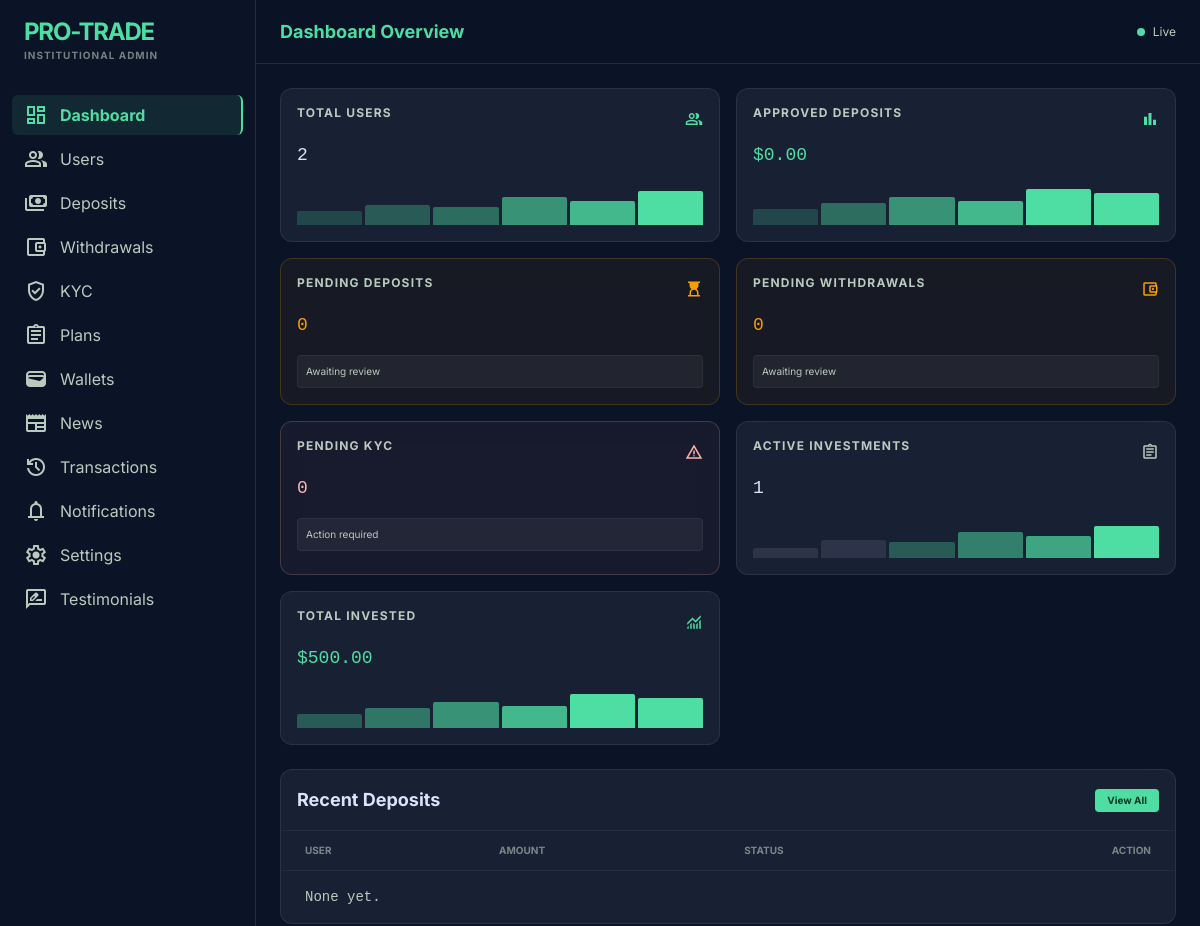
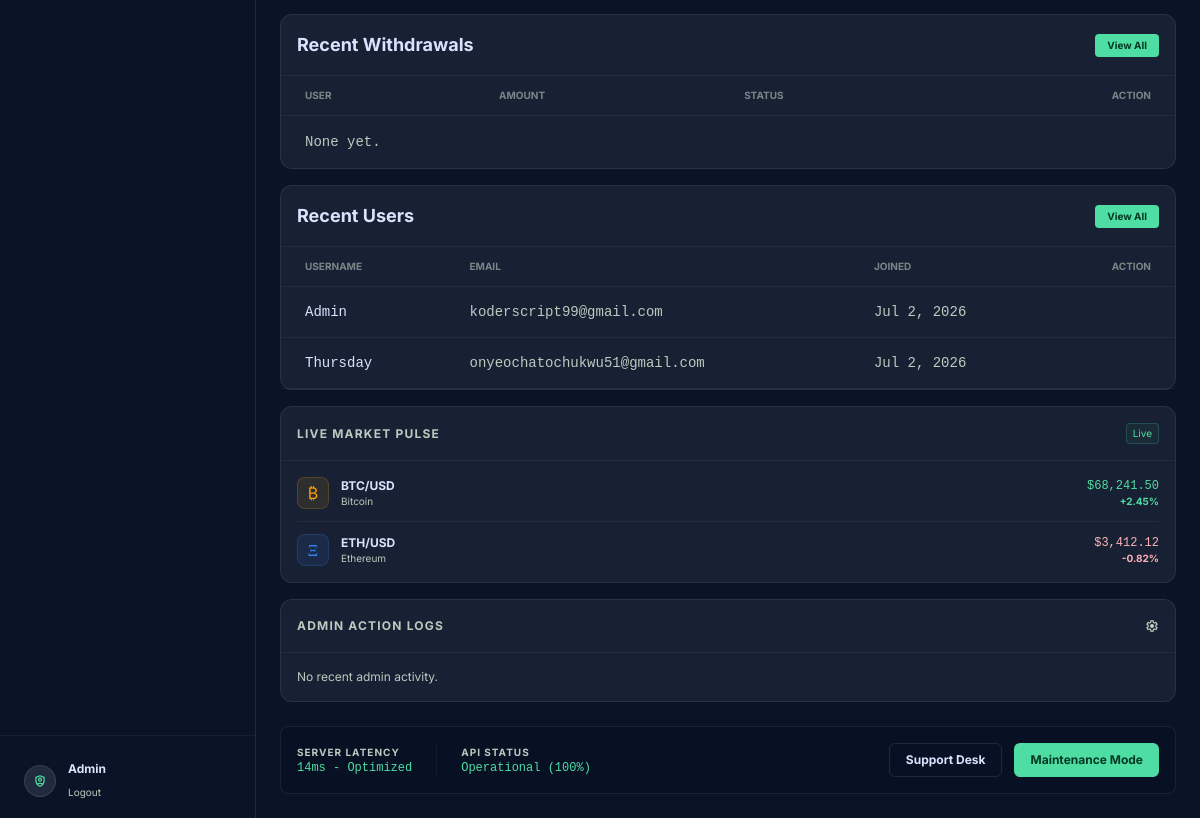
Before: /panel/ (signed in) with the older database file (2 pictures, top to bottom).
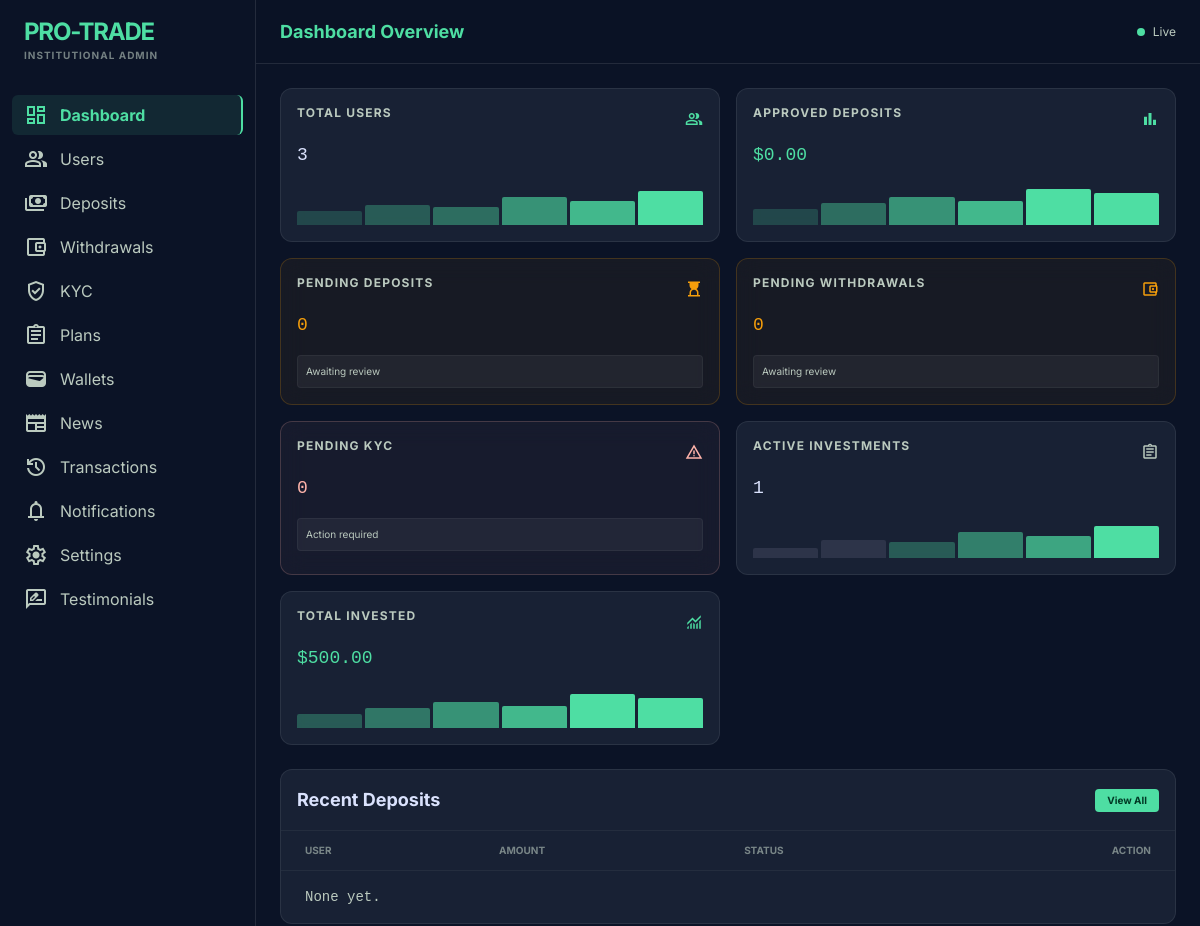
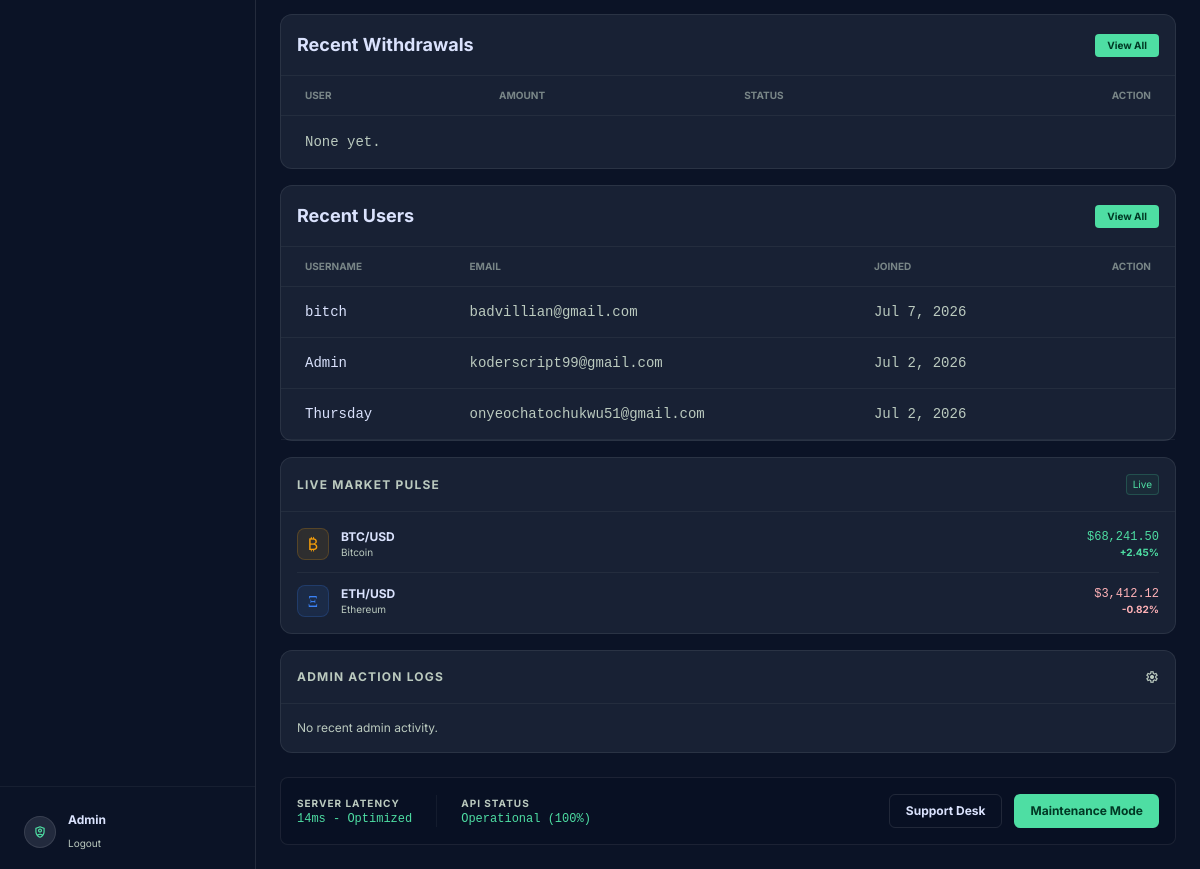
After: the same page with the newer database file (2 pictures, top to bottom).
### core/models.py (models this page shows, shortened)
class User(AbstractUser):
    id = models.UUIDField(primary_key=True, default=uuid.uuid4, editable=False)
    phone = models.CharField(max_length=20, blank=True)
    country = models.CharField(max_length=100, blank=True)
    referral_code = models.CharField(max_length=20, unique=True)
    referred_by = models.ForeignKey(
        'self',
        on_delete=models.SET_NULL,
        null=True,
        blank=True,
        related_name='referrals'
    )
    balance = models.DecimalField(max_digits=20, decimal_places=2, default=0)
    investment_balance = models.DecimalField(max_digits=20, decimal_places=2, default=0)
    profit_balance = models.DecimalField(max_digits=20, decimal_places=2, default=0)
    referral_balance = models.DecimalField(max_digits=20, decimal_places=2, default=0)
    email_verified = models.BooleanField(default=False)
    phone_verified = models.BooleanField(default=False)
    kyc_verified = models.BooleanField(default=False)
    two_factor_enabled = models.BooleanField(default=False)
    is_admin_user = models.BooleanField(default=False)
    created_at = models.DateTimeField(auto_now_add=True)

### core/admin_views.py (the view)
# urls.py: path("panel/", admin_views.admin_dashboard_view, name="admin_dashboard"),
@admin_required
def admin_dashboard_view(request):
    stats = {
        "total_users": User.objects.count(),
        "total_deposits": Deposit.objects.filter(status="approved").aggregate(
            s=Sum("amount"))["s"] or 0,
        "pending_deposits": Deposit.objects.filter(status="pending").count(),
        "pending_withdrawals": Withdrawal.objects.filter(status="pending").count(),
        "pending_kyc": KYC.objects.filter(status="pending").count(),
        "active_investments": Investment.objects.filter(status="running").count(),
        "total_invested": Investment.objects.filter(status="running").aggregate(
            s=Sum("amount"))["s"] or 0,
    }
    recent_deposits = Deposit.objects.order_by("-created_at")[:8]
    recent_withdrawals = Withdrawal.objects.order_by("-created_at")[:8]
    recent_users = User.objects.order_by("-created_at")[:8]
    return render(request, "core/admin/admin_dashboard.html", {
        "stats": stats,
        "recent_deposits": recent_deposits,
        "recent_withdrawals": recent_withdrawals,
        "recent_users": recent_users,
    })

### core/context_processors.py (called while the page is built)
def site_settings(request):
    return {"site_settings": SiteSetting.objects.first()}

def notifications_badge(request):
    if request.user.is_authenticated:
        count = Notification.objects.filter(user=request.user, is_read=False).count()
    else:
        count = 0
    return {"unread_notifications_count": count}

### core/templates/core/admin/admin_dashboard.html (shortened to what the changed rows need)
{% extends "core/admin/admin_base.html" %}
{% block page_title %}Dashboard Overview{% endblock %}
{% block content %}
<div class="grid grid-cols-1 md:grid-cols-2 xl:grid-cols-4 gap-4">
  <div class="glass-panel p-4 rounded-xl hover:border-primary/30 transition-all group">
    <div class="flex justify-between items-start mb-2">
      <span class="text-xs uppercase tracking-widest text-on-surface-variant font-bold">Total Users</span>
      <span class="material-symbols-outlined text-primary text-lg">group</span>
    </div>
    <span class="font-mono text-lg text-on-surface">{{ stats.total_users }}</span>
    <div class="h-10 mt-4 overflow-hidden flex items-end gap-[3px]">
      <div class="bg-primary/20 w-full h-[35%] rounded-t-sm bar-transition group-hover:h-[45%]"></div>
      <div class="bg-primary/30 w-full h-[50%] rounded-t-sm bar-transition group-hover:h-[60%]"></div>
      <div class="bg-primary/40 w-full h-[45%] rounded-t-sm bar-transition group-hover:h-[55%]"></div>
      <div class="bg-primary/60 w-full h-[70%] rounded-t-sm bar-transition group-hover:h-[80%]"></div>
      <div class="bg-primary/80 w-full h-[60%] rounded-t-sm bar-transition group-hover:h-[70%]"></div>
      <div class="bg-primary w-full h-[85%] rounded-t-sm bar-transition group-hover:h-[95%]"></div>
    </div>
  </div>
</div>
<div class="grid grid-cols-1 xl:grid-cols-12 gap-4 items-start">
  <div class="xl:col-span-8 space-y-4">
    <div class="grid grid-cols-1 xl:grid-cols-2 gap-4">
      <div class="glass-panel rounded-xl flex flex-col">
        <div class="overflow-x-auto">
          <table class="w-full text-left">
            <thead>
              <tr class="text-[10px] uppercase text-on-surface-variant/60 border-b border-white/5">
                <th class="px-6 py-3">User</th>
                <th class="px-6 py-3">Amount</th>
                <th class="px-6 py-3">Status</th>
                <th class="px-6 py-3 text-right">Action</th>
              </tr>
            </thead>
          </table>
        </div>
      </div>
      <div class="glass-panel rounded-xl flex flex-col">
        <div class="overflow-x-auto">
          <table class="w-full text-left">
            <thead>
              <tr class="text-[10px] uppercase text-on-surface-variant/60 border-b border-white/5">
                <th class="px-6 py-3">User</th>
                <th class="px-6 py-3">Amount</th>
                <th class="px-6 py-3">Status</th>
                <th class="px-6 py-3 text-right">Action</th>
              </tr>
            </thead>
          </table>
        </div>
      </div>
    </div>
    <div class="glass-panel rounded-xl flex flex-col">
      <div class="overflow-x-auto">
        <table class="w-full text-left">
          <thead>
            <tr class="text-[10px] uppercase text-on-surface-variant/60 border-b border-white/5">
              <th class="px-6 py-3">Username</th>
              <th class="px-6 py-3">Email</th>
              <th class="px-6 py-3">Joined</th>
              <th class="px-6 py-3 text-right">Action</th>
            </tr>
          </thead>
          <tbody class="text-sm font-mono">
            {% for u in recent_users %}
            <tr class="border-b border-white/5 hover:bg-white/5 transition-colors group">
              <td class="px-6 py-3">{{ u.username }}</td>
              <td class="px-6 py-3 text-on-surface-variant">{{ u.email }}</td>
              <td class="px-6 py-3 text-on-surface-variant">{{ u.created_at|date:"M j, Y" }}</td>
              <td class="px-6 py-3 text-right">
              </td>
            </tr>
            {% empty %}
            <tr><td class="px-6 py-4 text-on-surface-variant text-sm" colspan="4">None yet.</td></tr>
            {% endfor %}
          </tbody>
        </table>
      </div>
    </div>
  </div>
</div>
{% endblock %}

### core/templates/core/admin/admin_base.html (shortened to what the changed rows need)
<!DOCTYPE html>
<html lang="en" class="dark">
<head>
<script src="https://cdn.tailwindcss.com?plugins=forms,container-queries"></script>
</head>
<body class="font-body-md text-body-md">
<aside id="admin-sidebar"
       class="h-screen w-64 fixed left-0 top-0 border-r border-white/10 backdrop-blur-xl bg-surface z-[60] flex flex-col py-4
              -translate-x-full lg:translate-x-0 transition-transform duration-300 ease-in-out">
  <div class="px-6 mb-8 flex items-center justify-between">
    <div>
      <h1 class="text-2xl font-bold text-primary tracking-tighter">PRO-TRADE</h1>
    </div>
  </div>
    {% url 'core:admin_dashboard' as dash_url %}
    {% url 'core:admin_users_list' as users_url %}
    {% url 'core:admin_deposits_list' as deposits_url %}
    {% url 'core:admin_withdrawals_list' as withdrawals_url %}
    {% url 'core:admin_kyc_list' as kyc_url %}
    {% url 'core:admin_plans_list' as plans_url %}
    {% url 'core:admin_wallets_list' as wallets_url %}
    {% url 'core:admin_news_list' as news_url %}
    {% url 'core:admin_transactions_list' as tx_url %}
    {% url 'core:admin_send_notification' as notif_url %}
    {% url 'core:admin_site_settings' as settings_url %}
    {% url 'core:admin_testimonials_list' as testimonials_url %}
  <div class="px-6 pt-6 mt-6 border-t border-white/5">
    <div class="flex items-center gap-3">
      <div>
        <p class="text-[12px] font-bold">{{ request.user.get_full_name|default:request.user.username }}</p>
        <a href="{% url 'core:admin_logout' %}" class="text-[10px] text-on-surface-variant hover:text-primary transition-colors">Logout</a>
      </div>
    </div>
  </div>
</aside>
<main class="lg:ml-64 min-h-screen relative z-10 flex flex-col">
  <header class="h-16 flex justify-between items-center px-6 border-b border-white/10 backdrop-blur-md bg-surface/80 sticky top-0 z-50">
    <div class="flex items-center gap-3">
      <h2 class="text-lg font-bold text-primary">{% block page_title %}Admin{% endblock %}</h2>
    </div>
  </header>
  <div class="p-6 space-y-6 overflow-y-auto max-h-[calc(100vh-4rem)] custom-scrollbar">
    {% block content %}{% endblock %}
  </div>
</main>
</body>
</html>

Changed rows visible on the page:
added User: username "bitch", email "badvillian@gmail.com", created_at "Jul 7, 2026"
Other visible differences:
{{ stats.total_users }}: "2" → "3"
